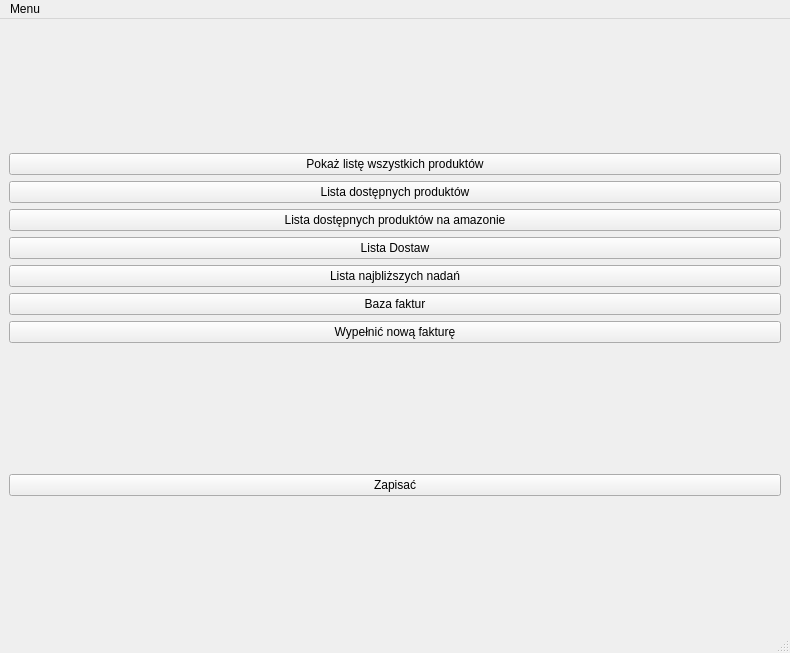
<?xml version="1.0" encoding="UTF-8"?>
<ui version="4.0">
 <class>MainWindow</class>
 <widget class="QMainWindow" name="MainWindow">
  <property name="geometry">
   <rect>
    <x>0</x>
    <y>0</y>
    <width>790</width>
    <height>653</height>
   </rect>
  </property>
  <property name="sizePolicy">
   <sizepolicy hsizetype="Minimum" vsizetype="Fixed">
    <horstretch>0</horstretch>
    <verstretch>0</verstretch>
   </sizepolicy>
  </property>
  <property name="windowTitle">
   <string>MainWindow</string>
  </property>
  <widget class="QWidget" name="centralwidget">
   <layout class="QHBoxLayout" name="horizontalLayout">
    <item>
     <layout class="QVBoxLayout" name="verticalLayout">
      <item>
       <layout class="QVBoxLayout" name="verticalLayout_4">
        <item>
         <widget class="QPushButton" name="ListaproduktowButton">
          <property name="text">
           <string>Pokaż listę wszystkich produktów</string>
          </property>
         </widget>
        </item>
        <item>
         <widget class="QPushButton" name="Listadostepnych">
          <property name="text">
           <string>Lista dostępnych produktów</string>
          </property>
         </widget>
        </item>
        <item>
         <widget class="QPushButton" name="ListaAmazon">
          <property name="text">
           <string>Lista dostępnych produktów na amazonie</string>
          </property>
         </widget>
        </item>
        <item>
         <widget class="QPushButton" name="ListaDostaw">
          <property name="text">
           <string>Lista Dostaw</string>
          </property>
         </widget>
        </item>
        <item>
         <widget class="QPushButton" name="ListaNadan">
          <property name="text">
           <string>Lista najbliższych nadań</string>
          </property>
         </widget>
        </item>
        <item>
         <widget class="QPushButton" name="BazaFaktur">
          <property name="text">
           <string>Baza faktur</string>
          </property>
         </widget>
        </item>
        <item>
         <widget class="QPushButton" name="WypelnicFakture">
          <property name="text">
           <string>Wypełnić nową fakturę</string>
          </property>
         </widget>
        </item>
       </layout>
      </item>
      <item>
       <widget class="QPushButton" name="ZapisacButton">
        <property name="text">
         <string>Zapisać</string>
        </property>
       </widget>
      </item>
     </layout>
    </item>
   </layout>
  </widget>
  <widget class="QMenuBar" name="menubar">
   <property name="geometry">
    <rect>
     <x>0</x>
     <y>0</y>
     <width>790</width>
     <height>25</height>
    </rect>
   </property>
   <widget class="QMenu" name="menuFile">
    <property name="title">
     <string>Menu</string>
    </property>
    <addaction name="actionDoda_produkt"/>
    <addaction name="actionZnale_Produkt"/>
    <addaction name="actionPokaza_list_produkt_w"/>
   </widget>
   <addaction name="menuFile"/>
  </widget>
  <widget class="QStatusBar" name="statusbar"/>
  <action name="actionDoda_produkt">
   <property name="text">
    <string>Dodać Produkt</string>
   </property>
  </action>
  <action name="actionZnale_Produkt">
   <property name="text">
    <string>Znaleźć Produkt</string>
   </property>
  </action>
  <action name="actionPokaza_list_produkt_w">
   <property name="text">
    <string>Pokazać listę produktów</string>
   </property>
  </action>
 </widget>
 <resources/>
 <connections/>
</ui>
